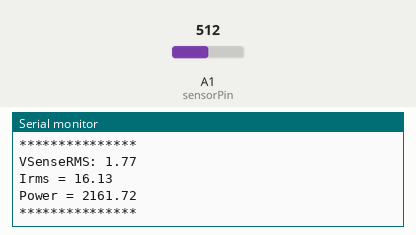
Recording of a sketch running on a simulated Arduino Uno, built with avr-gcc and run on an emulated ATmega328P. On the bench: the last lines printed to the serial monitor. The test bench sets the inputs (shaded band); at power-on: A1 (sensorPin) = 512.

Above: at 1.2 s.
1.3 s: A1 (sensorPin) set to 716
At 2.7 s:
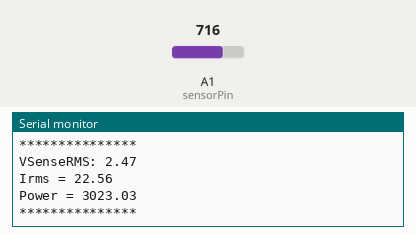
2.8 s: A1 (sensorPin) set to 900
At 6.0 s:
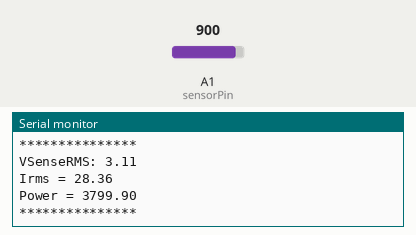
Timing chart, 0 to 7.5 s (numbered marks = the images above; inputs shaded):
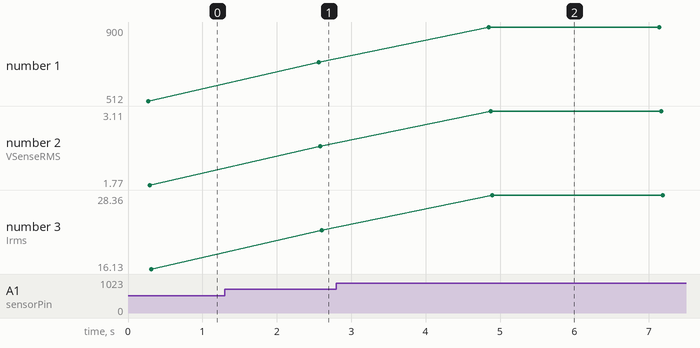

Measured:
- after the input at 1.3 s, the serial monitor: prints a new line after 1.3 s (image 1)
- after the input at 2.8 s, the serial monitor: prints a new line after 2.1 s (image 2)
- plotted number 1: 512 → 716 after the input at 1.3 s, 716 → 900 after the input at 2.8 s
- plotted number 2: 1.77 → 2.47 after the input at 1.3 s, 2.47 → 3.11 after the input at 2.8 s
- plotted number 3: 16.13 → 22.56 after the input at 1.3 s, 22.56 → 28.36 after the input at 2.8 s

The sketch:

AnalogInput.ino
```cpp
double RL = 219;
double Turns = 2000;
double VoltsPer = 0.00488;
double RmsFactor = 0.707;
double VSenseRMS = 0;
double Irms = 0;
double VAC = 134;
long int cumulativeVal = 0;
int sensorPin = A1;
int sensorValue = 0;
int newValue = 0;

void setup() {
  Serial.begin(9600);
}

void loop() {
  for(int p=0; p < 25; p++){
    for(int i=0; i < 100; i++){
      // read the value from the sensor:
        newValue = analogRead(sensorPin);
        if (newValue > sensorValue){
          sensorValue = newValue;
        }
      }
    cumulativeVal = cumulativeVal + sensorValue;
  }
  sensorValue = cumulativeVal / 25;
  cumulativeVal = 0;
  Serial.println(sensorValue);
  VSenseRMS = sensorValue * VoltsPer * RmsFactor;
  Irms = VSenseRMS * Turns / RL;
  Serial.println("***************");
  Serial.print("VSenseRMS: ");
  Serial.println(VSenseRMS);
  Serial.print("Irms = ");
  Serial.println(Irms);
  Serial.print("Power = ");
  Serial.println(Irms*VAC);
  Serial.println("***************");
  sensorValue = 0;
  delay(2000);

}
```
